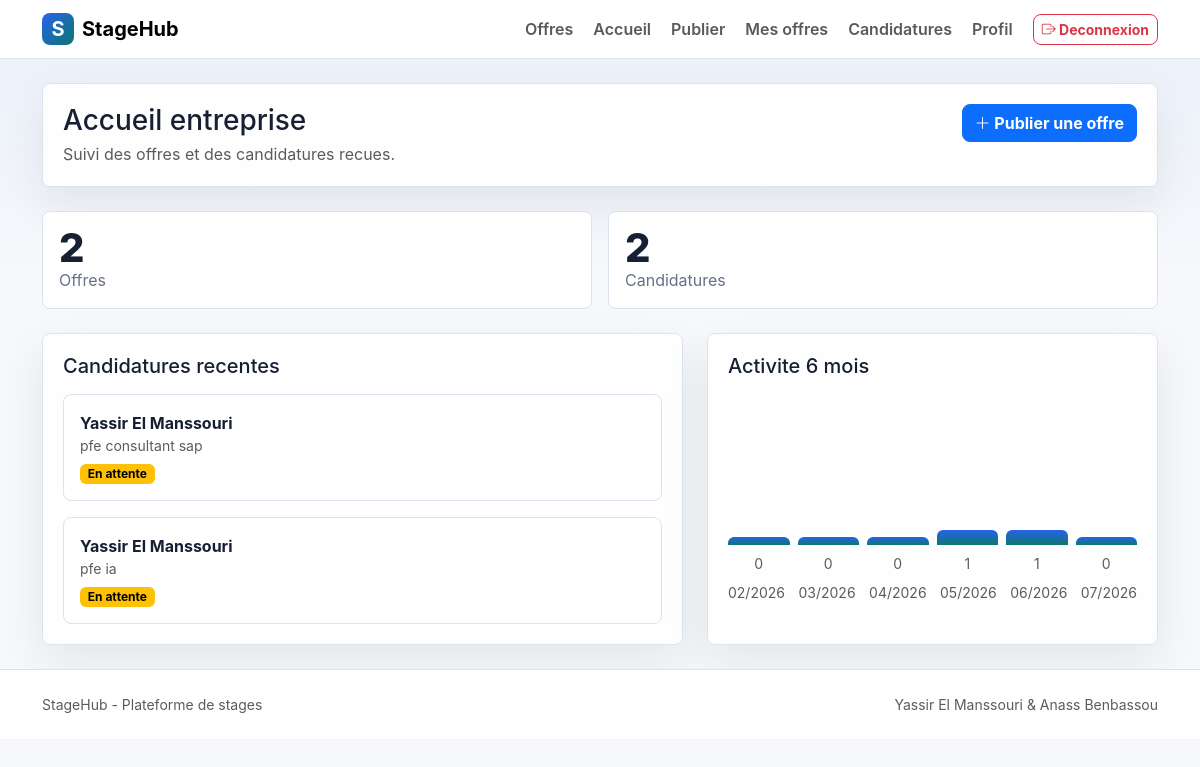
Screenshot of /entreprise/dashboard/ (signed in) with the database file from the repository.
### core/models.py (models this page shows, shortened)
class TimeStampedModel(models.Model):
    created_at = models.DateTimeField(auto_now_add=True)
    updated_at = models.DateTimeField(auto_now=True)
    class Meta:
        abstract = True

class Application(TimeStampedModel):
    class Status(models.TextChoices):
        PENDING = "en_attente", "En attente"
        ACCEPTED = "acceptee", "Acceptee"
        REJECTED = "refusee", "Refusee"
    stage_offer = models.ForeignKey(
        StageOffer,
        on_delete=models.CASCADE,
        related_name="applications",
    )
    student_profile = models.ForeignKey(
        StudentProfile,
        on_delete=models.CASCADE,
        related_name="applications",
    )
    cv = models.FileField(upload_to="applications/cv/")
    cv_original_name = models.CharField(max_length=255, blank=True)
    cover_letter = models.FileField(upload_to="applications/cover_letters/")
    cover_letter_original_name = models.CharField(max_length=255, blank=True)
    status = models.CharField(max_length=20, choices=Status.choices, default=Status.PENDING)
    applied_at = models.DateTimeField(default=timezone.now)
    ai_match_score = models.IntegerField(blank=True, null=True)
    ai_match_reasoning = models.TextField(blank=True)
    class Meta:
        ordering = ["-applied_at"]
        constraints = [
            models.UniqueConstraint(
                fields=["stage_offer", "student_profile"],
                name="unique_application_per_offer_student",
            )
        ]
    @property
    def status_class(self):
        return {
            self.Status.ACCEPTED: "success",
            self.Status.REJECTED: "danger",
            self.Status.PENDING: "warning",
        }.get(self.status, "secondary")

class StudentProfile(TimeStampedModel):
    user = models.OneToOneField(
        settings.AUTH_USER_MODEL,
        on_delete=models.CASCADE,
        related_name="student_profile",
    )
    universite = models.CharField(max_length=255)
    telephone = models.CharField(max_length=30, blank=True)
    specialite = models.CharField(max_length=255, blank=True)
    competences = models.TextField(blank=True)
    photo = models.FileField(upload_to="profiles/students/photos/", blank=True)
    cv_profile = models.FileField(upload_to="profiles/students/cv/", blank=True)
    skill_tags = models.ManyToManyField(
        SkillTag,
        blank=True,
        related_name="students",
        verbose_name="Compétences (tags)",
    )

class User(AbstractUser):
    class Role(models.TextChoices):
        STUDENT = "etudiant", "Etudiant"
        COMPANY = "entreprise", "Entreprise"
        ADMIN = "administrateur", "Administrateur"
    email = models.EmailField(unique=True)
    role = models.CharField(max_length=32, choices=Role.choices, default=Role.STUDENT)

class StageOffer(TimeStampedModel):
    class Status(models.TextChoices):
        ACTIVE = "active", "Active"
        INACTIVE = "inactive", "Inactive"
    class Source(models.TextChoices):
        LOCAL = "local", "Local"
        LINKEDIN = "linkedin", "LinkedIn"
    company_profile = models.ForeignKey(
        CompanyProfile,
        on_delete=models.CASCADE,
        related_name="stage_offers",
    )
    title = models.CharField(max_length=255)
    description = models.TextField()
    domain = models.CharField(max_length=255)
    location = models.CharField(max_length=255)
    duration = models.CharField(max_length=255, blank=True)
    closing_date = models.DateField(blank=True, null=True)
    status = models.CharField(max_length=20, choices=Status.choices, default=Status.ACTIVE)
    source = models.CharField(
        max_length=20, choices=Source.choices, default=Source.LOCAL
    )
    linkedin_url = models.URLField(blank=True, help_text="URL de l'offre sur LinkedIn")
    required_tags = models.ManyToManyField(
        SkillTag,
        blank=True,
        related_name="offers",
        verbose_name="Compétences requises (tags)",
    )
    class Meta:
        ordering = ["-created_at"]

### core/views.py (the view)
# urls.py: path("entreprise/dashboard/", views.company_dashboard, name="company_dashboard"),
@role_required(User.Role.COMPANY)
def company_dashboard(request):
    profile = request.user.company_profile
    offers = profile.stage_offers.all()
    applications = Application.objects.select_related("stage_offer", "student_profile", "student_profile__user").filter(
        stage_offer__company_profile=profile
    )
    months = []
    application_counts = []
    today = timezone.localdate()
    for offset in range(5, -1, -1):
        month_index = today.month - offset
        year = today.year + ((month_index - 1) // 12)
        month = ((month_index - 1) % 12) + 1
        months.append(f"{month:02d}/{year}")
        application_counts.append(applications.filter(applied_at__year=year, applied_at__month=month).count())
    return render(
        request,
        "company/dashboard.html",
        {
            "offers_count": offers.count(),
            "applications_count": applications.count(),
            "recent_applications": applications[:3],
            "months": months,
            "application_counts": application_counts,
        },
    )

### core/views.py (called while the page is built)
def role_required(role):
    def decorator(view_func):
        @wraps(view_func)
        @login_required
        def wrapper(request, *args, **kwargs):
            if request.user.role != role:
                messages.error(request, "Acces non autorise pour ce role.")
                return redirect("home")
            return view_func(request, *args, **kwargs)
        return wrapper
    return decorator

### templates/company/dashboard.html (shortened to what this page needs)
{% extends "base.html" %}
{% block content %}
<div class="section-panel mb-4">
    <div class="d-flex flex-column flex-md-row justify-content-between gap-3">
        <div>
            <h1 class="h3 mb-1">Accueil entreprise</h1>
            <p class="text-muted mb-0">Suivi des offres et des candidatures recues.</p>
        </div>
        <a href="{% url 'offres_create' %}" class="btn btn-primary align-self-start">
            <i class="bi bi-plus-lg"></i> Publier une offre
        </a>
    </div>
</div>
<div class="row g-3 mb-4">
    <div class="col-md-6"><div class="metric"><span class="metric-value">{{ offers_count }}</span><span class="metric-label">Offres</span></div></div>
    <div class="col-md-6"><div class="metric"><span class="metric-value">{{ applications_count }}</span><span class="metric-label">Candidatures</span></div></div>
</div>
<div class="row g-4">
    <div class="col-lg-7">
        <div class="section-panel h-100">
            <h2 class="h5 mb-3">Candidatures recentes</h2>
            <div class="vstack gap-3">
                {% for application in recent_applications %}
                    <div class="offer-row">
                        <strong>{{ application.student_profile.user.get_full_name|default:application.student_profile.user.email }}</strong>
                        <div class="small text-muted">{{ application.stage_offer.title }}</div>
                        <span class="badge text-bg-{{ application.status_class }} mt-2">{{ application.get_status_display }}</span>
                    </div>
                {% empty %}
                    <p class="text-muted mb-0">Aucune candidature recue.</p>
                {% endfor %}
            </div>
        </div>
    </div>
    <div class="col-lg-5">
        <div class="section-panel h-100">
            <h2 class="h5 mb-3">Activite 6 mois</h2>
            <div class="d-flex align-items-end gap-2" style="height: 180px;">
                {% for count in application_counts %}
                    <div class="d-flex flex-column align-items-center flex-fill">
                        <div class="chart-bar w-100" style="height: {% widthratio count 10 150 %}px; min-height: 8px;"></div>
                        <span class="small text-muted mt-2">{{ count }}</span>
                    </div>
                {% endfor %}
            </div>
            <div class="d-flex justify-content-between small text-muted mt-2">
                {% for month in months %}<span>{{ month }}</span>{% endfor %}
            </div>
        </div>
    </div>
</div>
{% endblock %}

### static/css/app.css (style rules this page uses)
:root { --stagehub-ink: #172033; --stagehub-muted: #657187; --stagehub-primary: #2563eb; --stagehub-accent: #0f766e; --stagehub-warm: #b45309; --stagehub-bg: #f6f8fb; --stagehub-border: #dbe3ef; }
html, body { min-height: 100%; }
body { color: var(--stagehub-ink); background: linear-gradient(180deg, rgba(37, 99, 235, 0.06), transparent 280px), var(--stagehub-bg); font-family: Inter, system-ui, -apple-system, BlinkMacSystemFont, "Segoe UI", sans-serif; display: flex; flex-direction: column; }
.hero-panel, .section-panel { border: 1px solid var(--stagehub-border); border-radius: 8px; background: rgba(255, 255, 255, 0.92); box-shadow: 0 18px 45px rgba(23, 32, 51, 0.08); }
.section-panel { padding: 1.25rem; }
.metric { border: 1px solid var(--stagehub-border); border-radius: 8px; background: #fff; padding: 1rem; }
.metric-value { display: block; font-size: clamp(1.6rem, 4vw, 2.5rem); line-height: 1; font-weight: 800; }
.metric-label, .muted { color: var(--stagehub-muted); }
.offer-row { border: 1px solid var(--stagehub-border); border-radius: 8px; background: #fff; padding: 1rem; }
.btn { border-radius: 8px; font-weight: 700; }
.chart-bar { min-width: 28px; border-radius: 6px 6px 0 0; background: linear-gradient(180deg, var(--stagehub-primary), var(--stagehub-accent)); }
.offer-row { transition: box-shadow 0.18s ease, transform 0.18s ease; }

### rows the page displays
Application: student_profile.user.get_full_name "Yassir El Manssouri", stage_offer "pfe consultant sap", status "En attente"
Application: student_profile.user.get_full_name "Yassir El Manssouri", stage_offer "pfe ia", status "En attente"

### other values shown
{{ offers_count }} "2"
{{ applications_count }} "2"
{{ count }} "0" "0" "0" "1" "1" "0"
{{ month }} "02/2026" "03/2026" "04/2026" "05/2026" "06/2026" "07/2026"
